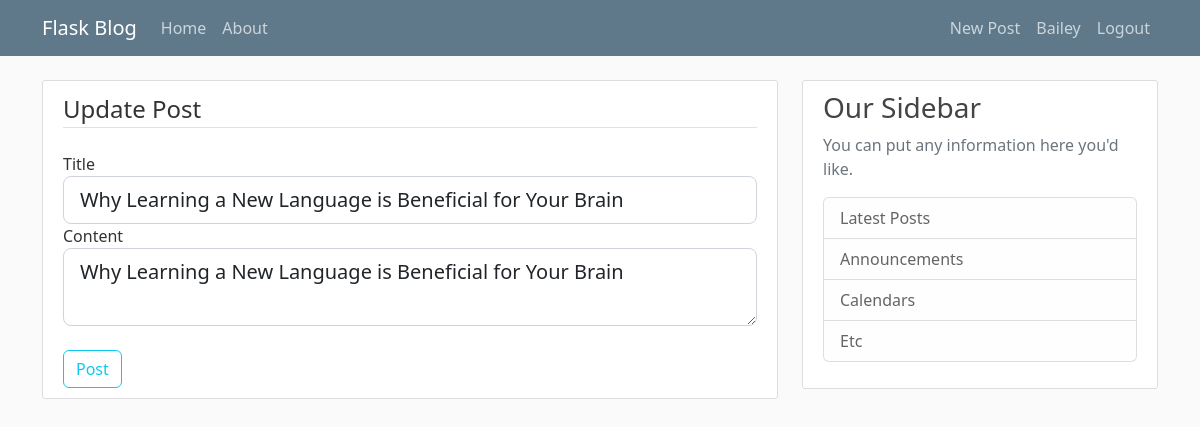
/post/5/update (signed in), run on the app's committed database.
### flaskblog/models.py (models this page shows, shortened)
class User(db.Model, UserMixin):
    id = db.Column(db.Integer, primary_key=True)
    username = db.Column(db.String(20), unique=True, nullable=False)
    email = db.Column(db.String(120), unique=True, nullable=False)
    image_file = db.Column(db.String(20), nullable=False, default='default.png')
    password = db.Column(db.String(60), nullable=False)
    posts = db.relationship('Post', backref='author', lazy=True)

class Post(db.Model):
    id = db.Column(db.Integer, primary_key=True)
    title = db.Column(db.String(100), nullable=False)
    date_posted = db.Column(db.DateTime, nullable=False, default=datetime.utcnow)
    content = db.Column(db.Text, nullable=False)
    user_id = db.Column(db.Integer, db.ForeignKey('user.id'), nullable=False)

### flaskblog/routes.py (the view)
@app.route('/post/<int:post_id>/update', methods=['GET', 'POST'])
@login_required
def update_post(post_id):
    post = Post.query.get_or_404(post_id)
    if post.author != current_user:
        abort(403)
    form = PostForm()
    if form.validate_on_submit():
        post.title = form.title.data
        post.content = form.content.data
        db.session.commit()
        flash('Post Updated!', 'success')
        return redirect(url_for('post', post_id=post.id))
    elif request.method == 'GET':
        form.title.data = post.title
        form.content.data = post.content
    return render_template('create_post.html', title='Update Post', form=form, legend='Update Post')

### flaskblog/forms.py
class PostForm(FlaskForm):
    title = StringField('Title', validators=[DataRequired()])
    content = TextAreaField('Content', validators=[DataRequired()])
    submit = SubmitField('Post')

### flaskblog/models.py (called while the page is built)
@login_manager.user_loader
def load_user(user_id):
    return User.query.get(int(user_id))

### flaskblog/templates/create_post.html (shortened to what this page needs)
{% extends "layout.html" %}
{% block content %}
    <div class="content-section">
      <form method="POST" action="">
          <fieldset class="form-group">
              <legend class="border-bottom mb-4">{{ legend }}</legend>
              <div class="form-group">
                  {{ form.title.label(class="form-control-label") }}
                  {% if form.title.errors %}
                    {{ form.title(class="form-control form-control-lg is-invalid") }}
                    <div class="invalid-feedback">
                        {% for error in form.title.errors %}
                            <span>{{ error }}</span>
                        {% endfor %}
                    </div>
                  {% else %}
                    {{ form.title(class="form-control form-control-lg") }}
                  {% endif %}
              </div>
              <div class="form-group">
                  {{ form.content.label(class="form-control-label") }}
                  {% if form.content.errors %}
                    {{ form.content(class="form-control form-control-lg is-invalid") }}
                    <div class="invalid-feedback">
                        {% for error in form.content.errors %}
                            <span>{{ error }}</span>
                        {% endfor %}
                    </div>
                  {% else %}
                    {{ form.content(class="form-control form-control-lg") }}
                  {% endif %}
              </div>
          </fieldset>
          <div class="form-group mt-4">
              {{ form.submit(class="btn btn-outline-info") }}
          </div>
      </form>
    </div>
{% endblock content %}

### flaskblog/templates/layout.html (shortened to what this page needs)
<!DOCTYPE html>
<html lang="en">
    <head>
        <link rel="stylesheet" href="https://cdn.jsdelivr.net/npm/bootstrap@5.2.3/dist/css/bootstrap.min.css">
        <link rel="stylesheet" type="text/css" href="{{ url_for('static', filename='main.css') }}">
    </head>
    <body>
        <header class="site-header">
            <nav class="navbar navbar-expand-md navbar-dark bg-steel fixed-top">
                <div class="container">
                    <a class="navbar-brand mr-4" href="/">Flask Blog</a>
                    <div class="collapse navbar-collapse" id="navbarToggle">
                        <div class="navbar-nav mr-auto">
                            <a class="nav-item nav-link" href="{{ url_for('home') }}">Home</a>
                            <a class="nav-item nav-link" href="{{ url_for('about') }}">About</a>
                        </div>
                        {% if current_user.is_authenticated %}
                            <div class="navbar-nav ms-auto">
                                <a class="nav-item nav-link" href="{{ url_for('new_post') }}">New Post</a>
                                <a class="nav-item nav-link" href="{{ url_for('account') }}">{{ current_user.username }}</a>
                                <a class="nav-item nav-link" href="{{ url_for('logout') }}">Logout</a>
                            </div>
                        {% else %}
                            <div class="navbar-nav ms-auto">
                                <a class="nav-item nav-link" href="{{ url_for('login') }}">Login</a>
                                <a class="nav-item nav-link" href="{{ url_for('register') }}">Register</a>
                            </div>
                        {% endif %}
                    </div>
                </div>
            </nav>
        </header>
        <main role="main" class="container">
            <div class="row">
                <div class="col-md-8">
                    {% block content %}{% endblock %}
                </div>
                <div class="col-md-4">
                    <div class="content-section">
                        <h3>Our Sidebar</h3>
                        <p class="text-muted">You can put any information here you'd like.
                            <ul class="list-group">
                                <li class="list-group-item list-group-item-light">Latest Posts</li>
                                <li class="list-group-item list-group-item-light">Announcements</li>
                                <li class="list-group-item list-group-item-light">Calendars</li>
                                <li class="list-group-item list-group-item-light">Etc</li>
                            </ul>
                        </p>
                    </div>
                </div>
            </div>
        </main>
    </body>
</html>

### flaskblog/static/main.css (style rules this page uses)
body { background: #fafafa; color: #333333; margin-top: 5rem; }
a { text-decoration: none; }
h1, h2, h3, h4, h5, h6 { color: #444444; }
.bg-steel { background-color: #5f788a; }
.site-header .navbar-nav .nav-link { color: #cbd5db; }
.content-section { background: #ffffff; padding: 10px 20px; border: 1px solid #dddddd; border-radius: 3px; margin-bottom: 20px; }

### data on the page
User: username "Bailey"
Post: title "Why Learning a New Language is Beneficial for Your Brain", content "Why Learning a New Language is Beneficial for Your Brain"

### other printed values
{{ legend }} "Update Post"
